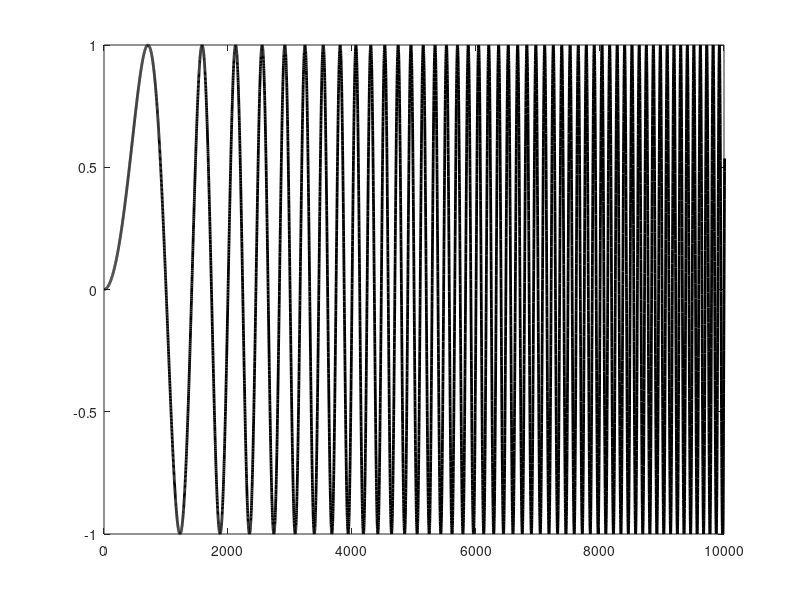

Write the MATLAB code that produced this figure. (Note: this script raises an error after producing the figure.)
%%
clear;clc;
fc = 1e6;
df = 1e5;
f0 = 0;
srate = 10e6;
T = 1e-3;
c = df/T;
t = 0:1/srate:10e-3;
% x_chirp = sin(2*pi*fc*t + 2*pi*c*t.^2/2);
% x_chirp = sin(2*pi*fc*t + 2*pi*(c*t.^2/2 + f0*t));
x_chirp = sin(2*pi*fc*t + 2*pi*(c*t.^2/2 + f0*t));
x_chirp = sin(2*pi*(c*t.^2/2 + f0*t));
%%
figure(1),clf 
% subplot(121)
plot(x_chirp,'k-','linew',2)
xlim([0 10000])
% subplot(122)
%%
figure(2), clf
pspectrum(x_chirp,srate,'spectrogram','FrequencyResolution',60e3)
%%

phi_t = 2*pi*(c*t.^2/2 + f0*t);
figure(3)
plot(t,phi_t,'b-','linew',1)
% xlim([0 .5e-3])